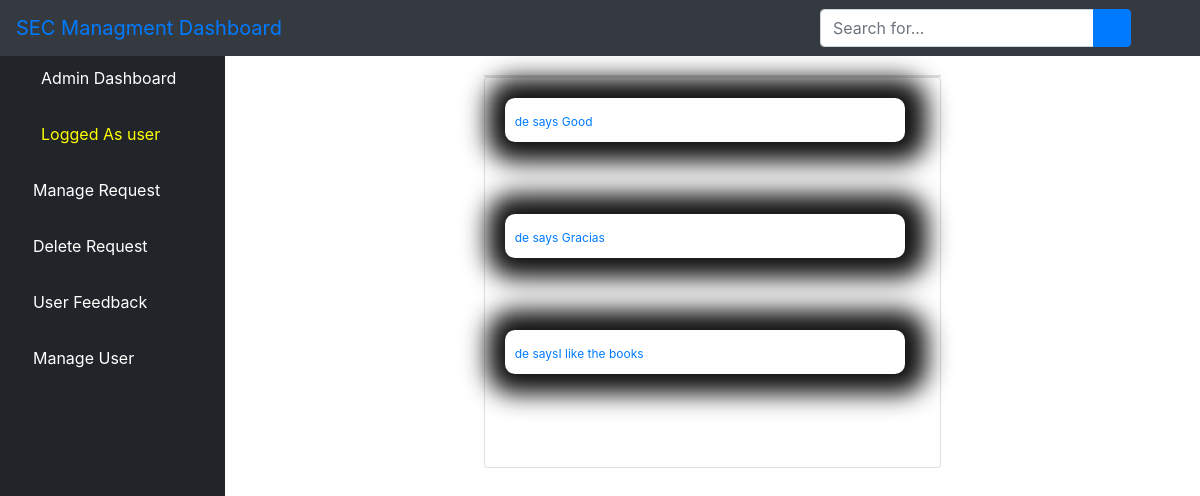
Page /afeedback/ (signed in) on the committed database.
### bookstore/models.py (models this page shows, shortened)
class User(AbstractUser):
    is_admin = models.BooleanField(default=False)
    is_publisher = models.BooleanField(default=False)
    is_librarian = models.BooleanField(default=False)
    class Meta:
        swappable = 'AUTH_USER_MODEL'

class Feedback(models.Model):
    feedback = models.CharField(max_length=100, null=True, blank=True)

### bookstore/views.py (the view)
# urls.py: path('afeedback/', views.AFeedback.as_view(), name='afeedback'),
class AFeedback(LoginRequiredMixin,ListView):
	model = Feedback
	template_name = 'dashboard/feedback.html'
	context_object_name = 'feedbacks'
	paginate_by = 3
	def get_queryset(self):
		return Feedback.objects.order_by('-id')

### bookstore/templates/dashboard/feedback.html (shortened to what this page needs)
{% extends 'dashboard/base.html' %}
{% block content %}
<div class="container-fluid">
<div class="row">
<div class="col-sm-3" style="color: red">
</div>
<div class="col-sm-6" style="padding-top: 25px">
    <div class="card">
</div>
<div class="card mb-2">
<div class="card-body">
<div class="row">
    <div class="col-sm-8">
    {% for feedback in feedbacks %}
        <div class="chat" style="width: 150%; background: white; box-shadow: 2px 0px 25px 20px #111;">
                <strong><small class="chat-user-special text-primary"> {{ feedback.feedback }}</small></strong>
        </div><br><br><br>
    {% empty %}
    <h1 class="heading">No delete request</h1><br>
    {% endfor %}
    <div class="col-sm-4"></div>
    </div>
                      </div>
                    </div>
                  </div>
</div>
<div class="col-sm-2" style="color: red">
</div>
</div>
</div>
{% endblock content %}

### bookstore/templates/dashboard/base.html (shortened to what this page needs)
{% load static %}
<!DOCTYPE html>
<html lang="en">
<head>
    {% load static %}
    <link href="{% static 'vendor/fontawesome-free/css/all.min.css' %}" rel="stylesheet" type="text/css">
       <link rel="stylesheet" href="{% static 'assets/css/bootstrap.min.css' %}">
      <link rel="stylesheet" href="{% static 'assets/fonts/font-awesome-4.7.0/css/font-awesome.min.css' %}">
    <link href="{% static 'vendor/datatables/dataTables.bootstrap4.css' %}" rel="stylesheet">
    <link rel="stylesheet" type="text/css" href="{% static 'css/master.css' %}">
    <link href="{% static 'css/sb-admin.css' %}" rel="stylesheet">
    <link rel="stylesheet" href="https://cdn.datatables.net/2.0.6/css/dataTables.dataTables.css"/>
    <link rel="stylesheet" href="https://cdn.datatables.net/buttons/3.0.2/css/buttons.dataTables.css "/>
</head>
<body id="page-top">
<nav class="navbar navbar-expand navbar-dark bg-dark fixed-top">
    <a class="navbar-brand mr-1 text-primary" href="">SEC Managment Dashboard</a>
    <button class="btn btn-link btn-sm text-white order-1 order-sm-0" id="sidebarToggle" href="#">
        <i class="fas fa-bars"></i>
    </button>
      <form class="d-none d-md-inline-block form-inline ml-auto mr-0 mr-md-3 my-2 my-md-0" action="{% url 'asearch' %}">
        <div class="input-group">
            <input type="text" class="form-control" name="query" placeholder="Search for..." aria-label="Search" aria-describedby="basic-addon2">
            <div class="input-group-append">
                <button class="btn btn-primary" type="submit">
                    <i class="fas fa-search"></i>
                </button>
            </div>
        </div>
    </form>
    <ul class="navbar-nav ml-auto ml-md-0">
        <li class="nav-item dropdown no-arrow">
            <a class="nav-link dropdown-toggle" href="#" id="userDropdown" role="button" data-toggle="dropdown" aria-haspopup="true" aria-expanded="false">
                <i class="fas fa-user-circle fa-fw text-primary"></i>
            </a>
        </li>
    </ul>
</nav>
<div id="wrapper" style="padding-top: 50px">
<ul class="sidebar navbar-nav">
    <li class="nav-item active">
        <a class="nav-link" href="{% url 'dashboard' %}">
            <i class="fas fa-fw fa-tachometer-alt"></i>
            <span>Admin Dashboard</span>
        </a>
    </li>
    <li class="nav-item active">
        <a class="nav-link" href="">
            <i class="fas fa-user-circle fa-fw text-warning"></i>
            <span style="color: yellow">Logged As {{ user.username }}</span>
        </a>
    </li>
      <li class="nav-item">
        <a class="nav-link" href="{% url 'ambook' %}">
            <i class="fas fa-book text-primary"></i>
            <span style="color: white">Manage Request</span>
        </a>
    </li>
    <li class="nav-item">
        <a class="nav-link" href="{% url 'adrequest' %}">
            <i class="fas fa-book text-primary"></i>
            <span style="color: white">Delete Request</span>
        </a>
    </li>
     <li class="nav-item">
        <a class="nav-link" href="{% url 'afeedback' %}">
            <i class="fas fa-book text-primary"></i>
            <span style="color: white">User Feedback</span>
        </a>
    </li>
     <li class="nav-item">
        <a class="nav-link" href="{% url 'aluser' %}">
            <i class="fas fa-user text-primary"></i>
            <span style="color: white">Manage User</span>
        </a>
    </li>
</ul>
    {% block content %}{% endblock content %}
</div>

### static/css/master.css (style rules this page uses)
html { scroll-behavior: smooth; }
li { list-style-type: none; }
.chat { background: rgb(220, 20, 60); border-radius: 10px; width: 70%; padding: 10px; }
.chat-user-special { color: yellow; font-size: 12px; }

### bookstore/templates/dashboard/base.html (style rules this page uses)
body { display: flex; flex-direction: column; min-height: 100vh; }

### rows in the picture
User: username "user"
Feedback: feedback "de says Good"
Feedback: feedback "de says Gracias"
Feedback: feedback "de saysI like the books"
